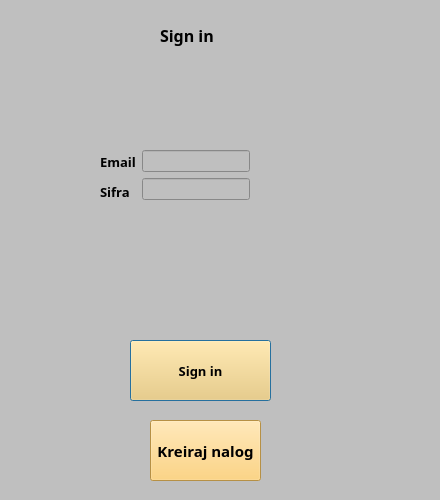
<?xml version="1.0" encoding="UTF-8"?>
<ui version="4.0">
 <class>admin</class>
 <widget class="QDialog" name="admin">
  <property name="geometry">
   <rect>
    <x>0</x>
    <y>0</y>
    <width>440</width>
    <height>500</height>
   </rect>
  </property>
  <property name="windowTitle">
   <string>Dialog</string>
  </property>
  <property name="styleSheet">
   <string notr="true">background-color: rgb(191, 191, 191);</string>
  </property>
  <widget class="QLabel" name="label_3">
   <property name="geometry">
    <rect>
     <x>160</x>
     <y>20</y>
     <width>161</width>
     <height>31</height>
    </rect>
   </property>
   <property name="font">
    <font>
     <family>Arial Black</family>
     <pointsize>12</pointsize>
     <bold>true</bold>
    </font>
   </property>
   <property name="text">
    <string>Sign in</string>
   </property>
  </widget>
  <widget class="QPushButton" name="pushButton">
   <property name="geometry">
    <rect>
     <x>130</x>
     <y>340</y>
     <width>141</width>
     <height>61</height>
    </rect>
   </property>
   <property name="font">
    <font>
     <family>Arial Black</family>
     <pointsize>10</pointsize>
     <bold>true</bold>
    </font>
   </property>
   <property name="styleSheet">
    <string notr="true">background-color: rgb(255, 202, 96);</string>
   </property>
   <property name="text">
    <string>Sign in</string>
   </property>
  </widget>
  <widget class="QWidget" name="layoutWidget">
   <property name="geometry">
    <rect>
     <x>100</x>
     <y>150</y>
     <width>190</width>
     <height>54</height>
    </rect>
   </property>
   <layout class="QHBoxLayout" name="horizontalLayout">
    <item>
     <layout class="QVBoxLayout" name="verticalLayout">
      <item>
       <widget class="QLabel" name="label">
        <property name="font">
         <font>
          <family>Arial Black</family>
          <pointsize>10</pointsize>
          <bold>true</bold>
         </font>
        </property>
        <property name="text">
         <string>Email</string>
        </property>
       </widget>
      </item>
      <item>
       <widget class="QLabel" name="label_2">
        <property name="font">
         <font>
          <family>Arial Black</family>
          <pointsize>10</pointsize>
          <bold>true</bold>
         </font>
        </property>
        <property name="text">
         <string>Sifra</string>
        </property>
       </widget>
      </item>
     </layout>
    </item>
    <item>
     <layout class="QFormLayout" name="formLayout">
      <item row="1" column="0">
       <widget class="QLineEdit" name="leSifra"/>
      </item>
      <item row="0" column="0">
       <widget class="QLineEdit" name="leEmail"/>
      </item>
     </layout>
    </item>
   </layout>
  </widget>
  <widget class="QPushButton" name="pushButton_2">
   <property name="geometry">
    <rect>
     <x>150</x>
     <y>420</y>
     <width>111</width>
     <height>61</height>
    </rect>
   </property>
   <property name="font">
    <font>
     <family>Arial Black</family>
     <pointsize>11</pointsize>
     <bold>true</bold>
    </font>
   </property>
   <property name="styleSheet">
    <string notr="true">background-color: rgb(255, 202, 96);</string>
   </property>
   <property name="text">
    <string>Kreiraj nalog</string>
   </property>
  </widget>
 </widget>
 <resources/>
 <connections/>
</ui>
